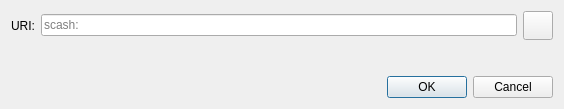
<?xml version="1.0" encoding="UTF-8"?>
<ui version="4.0">
 <class>OpenURIDialog</class>
 <widget class="QDialog" name="OpenURIDialog">
  <property name="geometry">
   <rect>
    <x>0</x>
    <y>0</y>
    <width>564</width>
    <height>109</height>
   </rect>
  </property>
  <property name="windowTitle">
   <string>Open Scash URI</string>
  </property>
  <layout class="QVBoxLayout" name="verticalLayout">
   <item>
    <layout class="QHBoxLayout" name="horizontalLayout">
     <item>
      <widget class="QLabel" name="label">
       <property name="text">
        <string>URI:</string>
       </property>
      </widget>
     </item>
     <item>
      <widget class="QValidatedLineEdit" name="uriEdit">
       <property name="placeholderText">
        <string notr="true">scash:</string>
       </property>
      </widget>
     </item>
     <item>
      <widget class="QToolButton" name="pasteButton">
       <property name="toolTip">
        <string extracomment="Tooltip text for button that allows you to paste an address that is in your clipboard.">Paste address from clipboard</string>
       </property>
       <property name="text">
        <string/>
       </property>
       <property name="icon">
        <iconset resource="../bitcoin.qrc">
         <normaloff>:/icons/editpaste</normaloff>:/icons/editpaste
        </iconset>
       </property>
       <property name="iconSize">
        <size>
         <width>22</width>
         <height>22</height>
        </size>
       </property>
      </widget>
     </item>
    </layout>
   </item>
   <item>
    <spacer name="verticalSpacer">
     <property name="orientation">
      <enum>Qt::Vertical</enum>
     </property>
     <property name="sizeHint" stdset="0">
      <size>
       <width>20</width>
       <height>40</height>
      </size>
     </property>
    </spacer>
   </item>
   <item>
    <widget class="QDialogButtonBox" name="buttonBox">
     <property name="orientation">
      <enum>Qt::Horizontal</enum>
     </property>
     <property name="standardButtons">
      <set>QDialogButtonBox::Cancel|QDialogButtonBox::Ok</set>
     </property>
    </widget>
   </item>
  </layout>
 </widget>
 <customwidgets>
  <customwidget>
   <class>QValidatedLineEdit</class>
   <extends>QLineEdit</extends>
   <header>qt/qvalidatedlineedit.h</header>
  </customwidget>
 </customwidgets>
 <resources/>
 <connections>
  <connection>
   <sender>buttonBox</sender>
   <signal>accepted()</signal>
   <receiver>OpenURIDialog</receiver>
   <slot>accept()</slot>
   <hints>
    <hint type="sourcelabel">
     <x>248</x>
     <y>254</y>
    </hint>
    <hint type="destinationlabel">
     <x>157</x>
     <y>274</y>
    </hint>
   </hints>
  </connection>
  <connection>
   <sender>buttonBox</sender>
   <signal>rejected()</signal>
   <receiver>OpenURIDialog</receiver>
   <slot>reject()</slot>
   <hints>
    <hint type="sourcelabel">
     <x>316</x>
     <y>260</y>
    </hint>
    <hint type="destinationlabel">
     <x>286</x>
     <y>274</y>
    </hint>
   </hints>
  </connection>
 </connections>
</ui>
